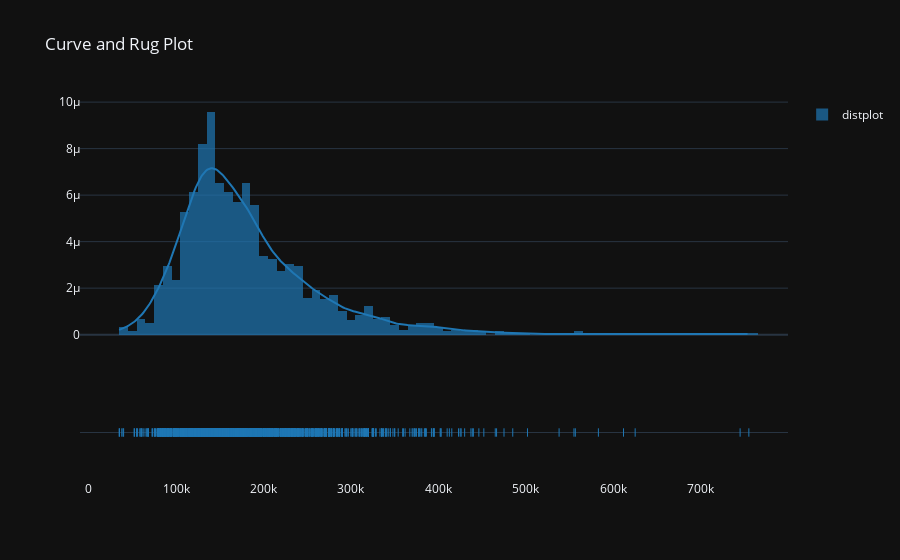

Notebook cell for this chart:
### Code cell
# check target distribution
fig = ff.create_distplot([train["SalePrice"]], group_labels=['distplot'], bin_size=10000)
fig.update_layout(title_text='Curve and Rug Plot')
fig.show()

### Figure 1 — Plotly figure (JSON) as saved in the notebook; plotly's stock layout.template omitted (floating-point values rounded to 4 significant figures; data arrays with more than 128 entries replaced by an {"elided": "..."} marker saying what was removed)
{"data": [{"autobinx": false, "histnorm": "probability density", "legendgroup": "distplot", "marker": {"color": "rgb(31, 119, 180)"}, "name": "distplot", "opacity": 0.7, "type": "histogram", "x": {"elided": "1454 int values"}, "xaxis": "x", "xbins": {"end": 755000, "size": 10000, "start": 34900}, "yaxis": "y"}, {"legendgroup": "distplot", "marker": {"color": "rgb(31, 119, 180)"}, "mode": "lines", "name": "distplot", "showlegend": false, "type": "scatter", "x": {"elided": "500 float values"}, "xaxis": "x", "y": {"elided": "500 float values"}, "yaxis": "y"}, {"legendgroup": "distplot", "marker": {"color": "rgb(31, 119, 180)", "symbol": "line-ns-open"}, "mode": "markers", "name": "distplot", "showlegend": false, "type": "scatter", "x": {"elided": "1454 int values"}, "xaxis": "x", "y": {"elided": "1454 str values"}, "yaxis": "y2"}], "layout": {"barmode": "overlay", "hovermode": "closest", "legend": {"traceorder": "reversed"}, "title": {"text": "Curve and Rug Plot"}, "xaxis": {"anchor": "y2", "domain": [0, 1], "zeroline": false}, "yaxis": {"anchor": "free", "domain": [0.35, 1], "position": 0}, "yaxis2": {"anchor": "x", "domain": [0, 0.25], "dtick": 1, "showticklabels": false}}}
